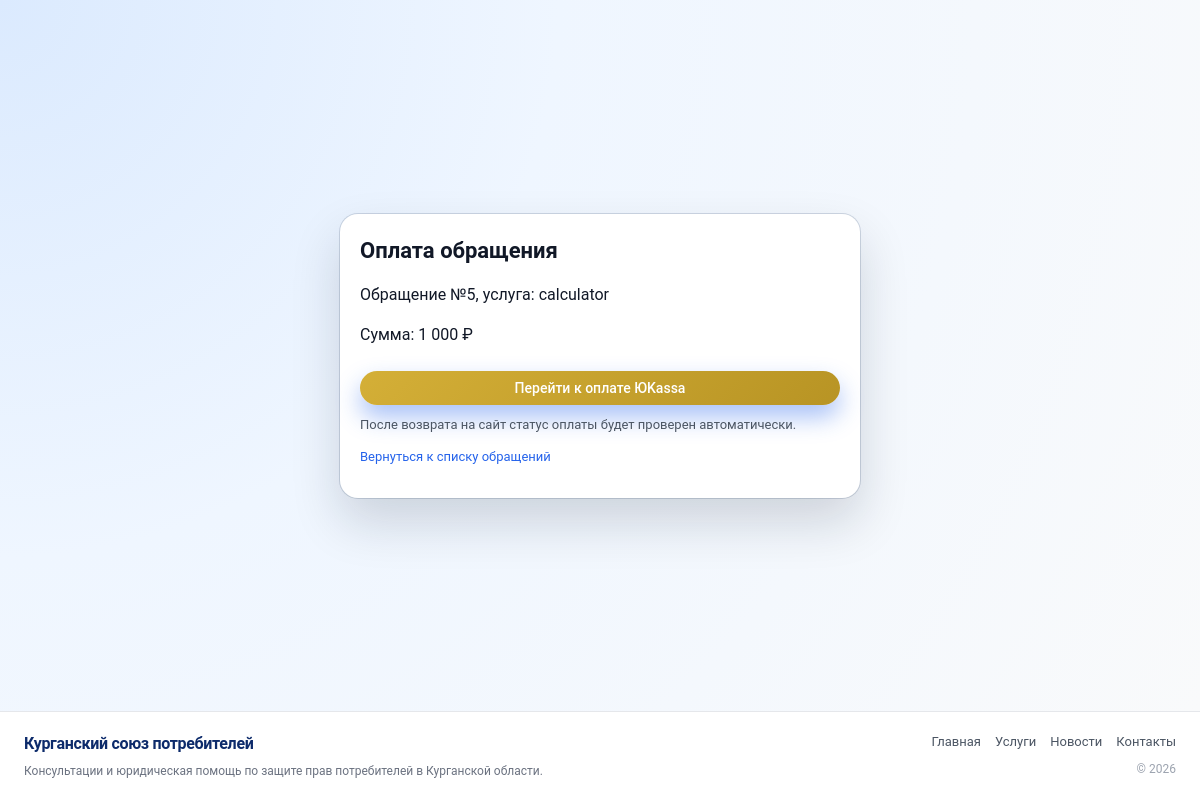
/pay.php?request_id=5 (signed in), run on the app's committed database.
### tables this page shows
CREATE TABLE `requests` (
  `id` int UNSIGNED NOT NULL,
  `user_id` int UNSIGNED NOT NULL,
  `service` varchar(50) NOT NULL,
  `sum` int UNSIGNED NOT NULL DEFAULT '0',
  `comment` text,
  `payment_method` varchar(20) NOT NULL DEFAULT 'yookassa',
  `status` varchar(100) NOT NULL DEFAULT 'Новое',
  `is_paid` tinyint(1) NOT NULL DEFAULT '0',
  `appeal_topic_preset` varchar(32) DEFAULT NULL,
  `appeal_service_summary` text,
  `created_at` datetime NOT NULL
);

### pay.php (the view, shortened to what this page needs)
<?php
require_once __DIR__ . '/db.php';
$requestId = isset($_GET['request_id']) ? (int) $_GET['request_id'] : 0;
$stmt = $pdo->prepare('SELECT id, user_id, service, sum, is_paid FROM requests WHERE id = ? LIMIT 1');
$stmt->execute([$requestId]);
$request = $stmt->fetch();
?>
<!DOCTYPE html>
<html lang="ru">
<head>
    <link rel="stylesheet" href="styles.css" />
</head>
<body class="layout-auth">
    <div class="auth-page">
        <div class="auth-card">
            <h1>Оплата обращения</h1>
            <p>Обращение №<?php echo (int) $request['id']; ?>, услуга: <?php echo htmlspecialchars($request['service'], ENT_QUOTES, 'UTF-8'); ?></p>
            <p>Сумма: <?php echo $request['sum'] > 0 ? number_format((int) $request['sum'], 0, ',', ' ') . ' ₽' : 'будет определена дополнительно'; ?></p>
            <?php if ((int) $request['is_paid'] === 1): ?>
                <div class="auth-error" style="background:#dcfce7; color:#166534;">Заявка уже оплачена.</div>
            <?php else: ?>
                <form method="post">
                    <button type="submit" class="btn btn--primary" style="width: 100%; margin-top: 8px;">
                        Перейти к оплате ЮKassa
                    </button>
                </form>
                <p class="auth-note" style="margin-top:10px;">
                    После возврата на сайт статус оплаты будет проверен автоматически.
                </p>
            <?php endif; ?>
            <p class="auth-note">
                <a href="requests.php">Вернуться к списку обращений</a>
            </p>
        </div>
    </div>
    <?php require __DIR__ . '/includes/footer.php'; ?>
</body>
</html>

### styles.css (style rules this page uses)
*, *::before, *::after { box-sizing: border-box; }
html, body { margin: 0; padding: 0; height: 100%; }
body { font-family: "Roboto", system-ui, -apple-system, BlinkMacSystemFont, "Segoe UI", sans-serif; color: #111827; background: #F8F9FA; line-height: 1.5; min-height: 100vh; display: flex; flex-direction: column; }
a { color: inherit; text-decoration: none; }
button { font-family: inherit; }
.btn { display: inline-flex; align-items: center; justify-content: center; padding: 9px 18px; border-radius: 999px; border: none; cursor: pointer; font-size: 14px; font-weight: 500; transition: background 0.18s ease, color 0.18s ease, box-shadow 0.18s ease, transform 0.08s ease; }
.btn--primary { background: linear-gradient(135deg, #D4AF37, #b89424); color: white; box-shadow: 0 12px 24px rgba(37, 99, 235, 0.4); }
body.layout-auth { min-height: 100vh; display: flex; flex-direction: column; }
.auth-page { min-height: 100vh; display: flex; align-items: center; justify-content: center; background: radial-gradient(circle at top left, #dbeafe 0%, #eff6ff 40%, #f9fafb 100%); padding: 16px; }
body.layout-auth .auth-page { flex: 1; min-height: 0; }
.auth-card { width: 100%; max-width: 520px; background: #ffffff; border-radius: 18px; padding: 20px 20px 18px; box-shadow: 0 24px 50px rgba(15, 23, 42, 0.16), 0 0 0 1px rgba(148, 163, 184, 0.4); }
.auth-card h1 { margin: 0 0 12px; font-size: 22px; }
.auth-note { font-size: 13px; color: #4b5563; margin-top: 8px; }
.auth-note a { color: #2563eb; }

### data on the page
requests: id "5", service "calculator", sum "1 000"
